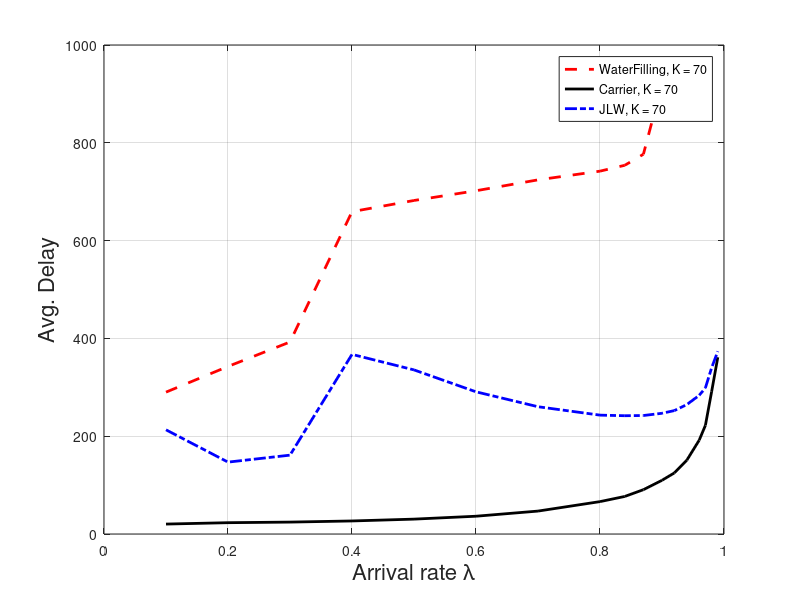

The MATLAB source for this figure:
%% THIS ONE IS WHEN POWER WEIGHT K = 70
%% WE CAN SEE THE DIFFERENCE IS PRETTY OBVIOUS
%% TO BE STABLE OR TO BE SAVING
%% NEW ALGORITHM IS PRETTY WISE ON THIS POINT

WF=[ 0.1	  246.715145	    2.732726	 290.1180359
 0.2	  301.731813	    5.180912	 342.6373462
 0.3	  385.848574	     5.94138	 392.6732211
 0.4	  913.675391	    8.006575	 659.1950556
 0.5	   970.30143	   11.609035	 682.0470042
 0.6	  990.702507	    14.06421	  701.952631
 0.7	 1012.942001	   15.385315	 724.2227208
 0.8	 1056.577056	    15.89795	 742.0197336
0.84	 1101.856089	    15.96439	 754.0291217
0.87	 1175.214133	   15.989085	 776.6201101
 0.9	 1530.722755	   15.996505	 920.7238191];

JLW=[ 0.1	  277.887861	    2.850852	 213.0735621
 0.2	  332.978974	    5.309137	 147.0009015
 0.3	  429.148096	    5.960875	 161.2590379
 0.4	  906.423824	     7.25666	  367.324022
 0.5	 1001.692319	   11.394835	 335.5803093
 0.6	 1025.175188	    14.00289	 290.7644616
 0.7	 1048.362048	    15.41102	 260.2730797
 0.8	   1085.9822	   15.899145	 243.0735469
0.84	 1111.113893	   15.961425	 241.8735078
0.87	 1135.584678	    15.98495	 242.2944333
 0.9	 1163.992588	    15.99002	 246.8698014
0.92	 1194.630575	    15.99595	 252.3860366
0.94	 1241.812893	    15.99634	 264.6595327
0.96	 1308.867582	    15.99721	 283.5460869
0.97	 1357.676465	    15.99703	 298.7859626
0.98	 1484.624173	    15.99721	 339.7549882
0.99	  1589.47675	    15.99607	 373.5744754];

CA=[ 0.1	   11.044816	    5.768552	 20.30925958
 0.2	   26.412935	   10.239022	 23.12439628
 0.3	   36.201361	   13.074054	 24.35065264
 0.4	   45.248691	   14.784443	 26.67259661
 0.5	   54.949609	   15.596061	 30.41959037
 0.6	   68.336641	   15.892614	 36.35780533
 0.7	   90.118316	    15.98023	 46.86992821
 0.8	   130.66228	   15.997987	 66.23075815
0.84	  152.893419	   15.999502	 76.80812787
0.87	  181.134332	   15.999724	 90.63542932
 0.9	  221.469282	   15.999898	 109.8238085
0.92	  253.633047	   15.999926	  124.965873
0.94	  306.992806	   15.999946	 150.8550961
0.96	  392.036037	   15.999948	 191.8705657
0.97	  453.825046	   15.999948	 222.1606669
0.98	  594.607836	   15.999948	 290.8041803
0.99	  740.843895	   15.999948	  361.376835];


figure(1)
hold on
plot(WF(:,1),(WF(:,4)),'r--','MarkerSize',10,'LineWidth',2);
plot(CA(:,1),(CA(:,4)),'k','MarkerSize',10,'LineWidth',2);
plot(JLW(:,1),(JLW(:,4)),'b-.','MarkerSize',10,'LineWidth',2);
xlabel('Arrival rate \lambda','FontSize',16)
ylabel('Avg. Delay','FontSize',16)
grid on
box on
legend('WaterFilling, K = 70','Carrier, K = 70','JLW, K = 70')
%axis([0.1 1 0 4])